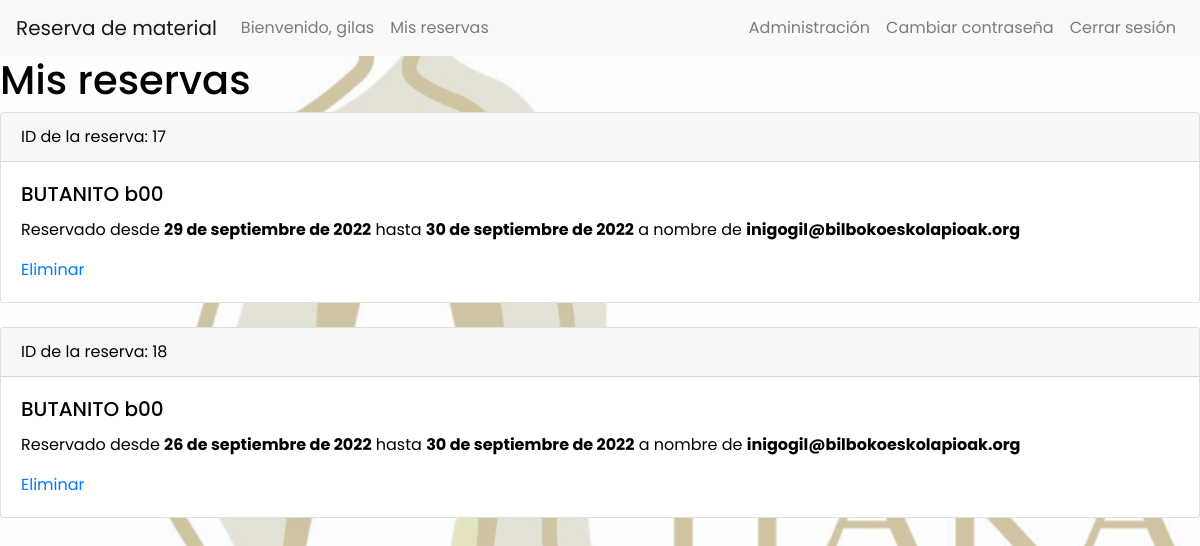
/mis_reservas/ (signed in), run on an earlier commit of the app's database.
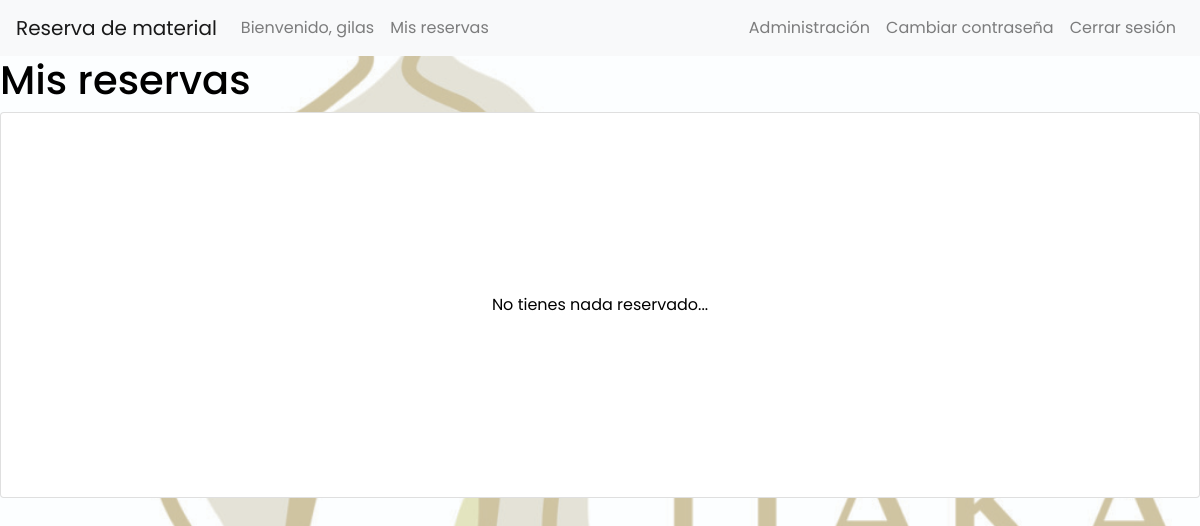
And on a later commit of the database.
### reservas/models.py (models this page shows)
class Usuario(AbstractUser):
    telefono = models.CharField(max_length=9, validators=[MinLengthValidator(9)])

class Reserva(models.Model):
    id = models.AutoField(primary_key=True)
    nombre = models.CharField(max_length=10)
    apellido = models.CharField(max_length=20)
    email = models.CharField(max_length=100, validators=[validate_email])
    telefono = models.CharField(max_length=9, validators=[MinLengthValidator(9)])
    fecha_inicio = models.DateField()
    fecha_fin = models.DateField()
    content_type = models.ForeignKey(ContentType, on_delete=models.CASCADE)
    object_id = models.CharField(max_length=3, validators=[MinLengthValidator(3)])
    content_object = GenericForeignKey('content_type', 'object_id')
    class Meta:
        abstract = True

class FuturasReservas(Reserva):
    pass

### reservas/views.py (the view)
# urls.py: path('mis_reservas/', views.mis_reservas),
def mis_reservas(request):
    return render(request, 'mis_reservas.html',
                  context={"reservasFuturas": FuturasReservas.objects.filter(email=request.user.email).order_by(
                      'fecha_inicio'),
                      "reservasAntiguas": HistoricoReservas.objects.filter(email=request.user.email).order_by(
                          'fecha_inicio'),
                      "tiendas": Tienda.objects.all()})

### templates/mis_reservas.html (shortened to what this page needs)
{% extends "main/header.html" %}
{% block content %}
{% load static %}
<link rel="stylesheet" href="{% static 'reservas/css/catalogo.css' %}">
    <h1>Mis reservas</h1>
    {% for reserva in reservasFuturas.reverse %}
    <div class="card">
      <div class="card-header">
        ID de la reserva: {{ reserva.id }}
      </div>
      <div class="card-body">
        <h5 class="card-title">{{ reserva.content_type.app_labeled_name | slice:'10:' | upper}} {{ reserva.object_id }}
            </h5>
          <p class="card-text">Reservado desde <strong>{{ reserva.fecha_inicio }}</strong> hasta <strong>{{ reserva.fecha_fin }}</strong> a nombre de <strong>{{ reserva.email }}</strong></p>
          <a href="{% url 'eliminar_reserva' p_id=reserva.id %}">Eliminar</a>
      </div>
    </div>
        <br>
    {% endfor %}
    {% if not reservasAntiguas and not reservasFuturas %}
        <div style="text-align: center; padding: 15%" class="card">No tienes nada reservado...</div>
    {% endif %}
{% endblock %}

### templates/main/header.html (shortened to what this page needs)
<html>
  <head>
    <link rel="stylesheet" href="https://cdn.jsdelivr.net/npm/bootstrap@4.5.3/dist/css/bootstrap.min.css">
    <link rel="stylesheet" href="https://use.fontawesome.com/releases/v5.7.2/css/all.css">
    {% load static %}
  </head>
 <body>
    {% include 'main/includes/navbar.html' %}
    {% block content %}
    {% endblock %}
  </body>
</html>

### templates/main/includes/navbar.html (shortened to what this page needs)
<nav class="navbar navbar-expand-lg navbar-light bg-light">
  <a class="navbar-brand" href="/catalogo">Reserva de material</a>
  <div class="collapse navbar-collapse" id="navbarText">
    <ul class="navbar-nav mr-auto">
      {% if user.is_authenticated %}
      <li class="nav-item">
        <a class="nav-link" href="/catalogo">Bienvenido, {{user.username}}</a>
      </li>
      <li class="nav-item">
        <a class="nav-link" href="/mis_reservas">Mis reservas</a>
      </li>
      {% else %}
      <li class="nav-item">
        <a class="nav-link" href="/login">Login</a>
      </li>
      {% endif %}
    </ul>
  <ul class="navbar-nav ml-auto">
  {% load group_extra %}
      {% if user.is_authenticated %}
          {% if user.is_superuser or user|has_group:"encargado_material"%}
           <li class="nav-item mr-auto">
        <a class="nav-link" href="/admin">Administración</a>
        </li>
          {% endif %}
      <li class="nav-item mr-auto">
        <a class="nav-link" href="/password_reset">Cambiar contraseña</a>
      </li>
      <li class="nav-item mr-auto">
        <a class="nav-link" href="/logout">Cerrar sesión</a>
      </li>
      {% else %}
      <li class="nav-item mr-auto">
          <a class="nav-link" href="/password_reset">He olvidado mi contraseña :(</a>
      </li>
      {% endif %}
  </ul>
  </div>
</nav>

### reservas/static/reservas/css/catalogo.css (style rules this page uses)
* { padding: 0; margin: 0; box-sizing: border-box; font-family: 'Poppins', sans-serif; }
body { color: #000; overflow-x: hidden; width: 100%; background-image: url("../img/itaka-bg.jpg"); background-position: center; background-size: cover; background-repeat: no-repeat; }

What changed in the data, as far as the page shows it:
removed FuturasReservas: id "17", content_type.app_labeled_name "BUTANITO", object_id "b00", fecha_inicio "29 de septiembre de 2022", fecha_fin "30 de septiembre de 2022", email "inigogil@bilbokoeskolapioak.org"
removed FuturasReservas: id "18", content_type.app_labeled_name "BUTANITO", object_id "b00", fecha_inicio "26 de septiembre de 2022", fecha_fin "30 de septiembre de 2022", email "inigogil@bilbokoeskolapioak.org"
Also different on the page:
text now shown: "No tienes nada reservado..."
